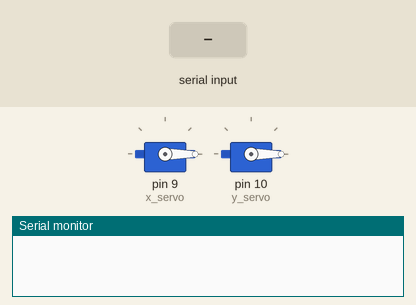
This sketch was run on a simulated Arduino Mega 2560, built with avr-gcc and run on an emulated ATmega2560. Shown: 2 × servo, the last lines printed to the serial monitor. The inputs (shaded band) are chosen by the test bench.

Above: at 1.2 s.
1.3 s: "1" received over the second serial link
At 1.8 s:
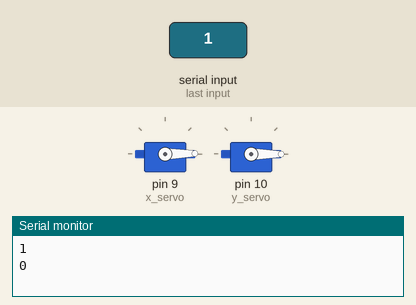
2.8 s: "2" received over the second serial link
At 4.2 s:
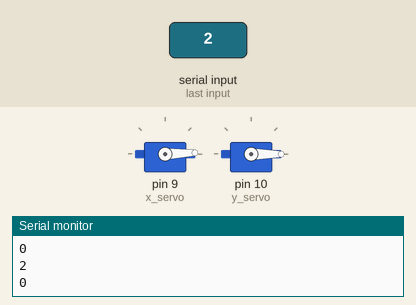
Timing chart, 0 to 5.8 s (numbered marks = the images above; inputs shaded):
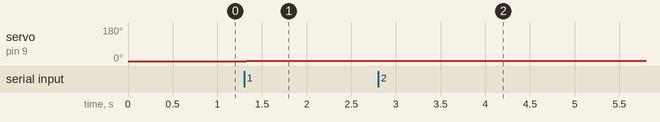

Measured:
- after the input at 1.3 s, servo on pin 9 (x_servo): 0° → 1° at once
- after the input at 2.8 s, servo on pin 9 (x_servo): 1° → 2° at once

The sketch:

xbee_dual_servo.pde
```cpp
#include <Servo.h>
//Arduino Mega Required (usage of multiple hardware serial ports)
//The XBEE Should be connected to RX1 and TX1
//A servo is controlled on pin 9
//The angle written to the servo will be printed on the serial monitor
//MAKE SURE THE SERIAL MONITOR DOES NOT WRITE LINE FEEDS OR CARRIAGE RETURNS
//Finally, there is no error checking done (yet). Write only 1-3 digit numbers at a time

int i;                  //used in for loops
int buffer_size;        //this will store the number of characters currently in the xbee buffer
Servo x_servo;            //servo object
Servo y_servo;
int x_cord=0;             //this will be the angle that the servo will rotate to
int y_cord=0;
int next;
void setup()
{
  Serial1.begin(9600);
  Serial.begin(9600);
  x_servo.attach(9);
  y_servo.attach(10);
  x_servo.write(0);
  y_servo.write(0);
}


void loop()
{
  if(Serial1.available())                                            //if theres something in the buffer
  {
    buffer_size = Serial1.available();                               //store the current buffer size (I assumed the buffer is FIFO)
    if(buffer_size < 8)                                              //only 7 bytes required for x,y coordinates
    {
      for(i=0;i<buffer_size && next != 44;i++)
      {
        x_cord = x_cord*10 + int(Serial1.read())%48;  //this is what I mentioned in the lab
        next = int(Serial1.peek());
      }
      next = Serial1.read();
      buffer_size = Serial1.available();
//      Serial.write("Buffer size: ");
//      Serial.println(buffer_size);
      for(i=0;i<buffer_size;i++)
      {
        y_cord = y_cord*10 + int(Serial1.read())%48;  //this is what I mentioned in the lab
      }
      //print it and write it to the servo
      Serial.println(x_cord, DEC);
      Serial.println(y_cord, DEC);
      x_servo.write(x_cord);
      y_servo.write(y_cord);
      x_cord = 0;
      y_cord = 0;
      next = 0;
    }
    else
    {
      Serial1.flush();
      Serial.println("Too much data received! Will ignore it and do nothing.");
    }
  }
  //give it enough time to recieve at least 3 bytes again
  delay(30);
}
```
